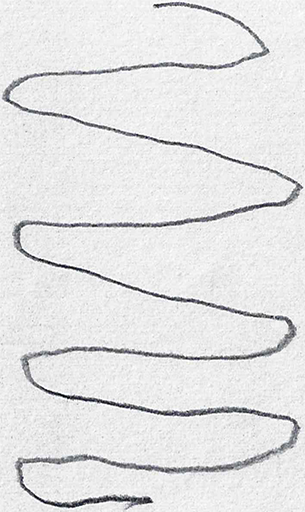
#> input picture data/spiral/Healthy/Healthy1026.png, 305 x 512 px, found by its file name; its folder holds only this picture in this run
$ python 3a_spiral_handcrafted_features.py   (older library calls are emulated)
#> lines starting #> are read from the running program, lines starting #| are printed output that depends on the picture
# scripts/spiral/3a_spiral_handcrafted.py
import os
import cv2
import numpy as np
import pandas as pd
from skimage.feature import graycomatrix, graycoprops

# === Setup paths ===
spiral_dir = "../../data/spiral"
out_path = "../../features/spiral_handcrafted.csv"
os.makedirs("../../features", exist_ok=True)

features, labels, file_names = [], [], []

# === Loop through classes ===
for label_name, label in [("healthy", 0), ("parkinson", 1)]:
    class_dir = os.path.join(spiral_dir, label_name)
    for f in os.listdir(class_dir):
        if not f.lower().endswith((".png", ".jpg", ".jpeg")):
            continue

        path = os.path.join(class_dir, f)
        img = cv2.imread(path, cv2.IMREAD_GRAYSCALE)
#> img: shape (512, 305); min 0, max 255, mean 227.6
        if img is None:
            continue

        # Resize + Normalize
        img = cv2.resize(img, (128, 128))
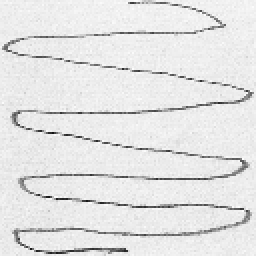
#> img: shape (128, 128) (shown 2 times larger); min 17, max 254, mean 227.5
        img = img.astype(np.float32) / 255.0

        # === 1. Basic statistical features ===
        mean = np.mean(img)
#> mean = 0.892
        std = np.std(img)
#> std = 0.123
        var = np.var(img)
#> var = 0.015
        minv = np.min(img)
#> minv = 0.0667
        maxv = np.max(img)
#> maxv = 0.996

        # === 2. Texture features (GLCM) ===
        glcm = graycomatrix(
            (img * 255).astype(np.uint8),
            distances=[1, 2],
            angles=[0, np.pi / 4, np.pi / 2, 3 * np.pi / 4],
            levels=256,
            symmetric=True,
            normed=True
        )
        contrast = graycoprops(glcm, 'contrast').mean()
#> contrast = 1423.5
        dissimilarity = graycoprops(glcm, 'dissimilarity').mean()
#> dissimilarity = 16.1
        homogeneity = graycoprops(glcm, 'homogeneity').mean()
#> homogeneity = 0.161
        energy = graycoprops(glcm, 'energy').mean()
#> energy = 0.0527
        correlation = graycoprops(glcm, 'correlation').mean()
#> correlation = 0.28

        # === 3. Shape features (Hu Moments) ===
        moments = cv2.moments((img * 255).astype(np.uint8))
#> moments = moments, m00 3727063, centre m10/m00, m01/m00 = (63.62, 62.92)
        hu_moments = cv2.HuMoments(moments).flatten()
#> hu_moments = [0.000732, 2.42e-12, 1.86e-14, 1.82e-14, 1.6e-28, -1.24e-20, -2.95e-28]
        # Log transform for better scaling stability
        hu_moments = -np.sign(hu_moments) * np.log10(np.abs(hu_moments) + 1e-9)
#> hu_moments = [3.14, 9, 9, 9, 9, -9, -9]

        # === 4. Edge features ===
        edges = cv2.Canny((img * 255).astype(np.uint8), 50, 150)
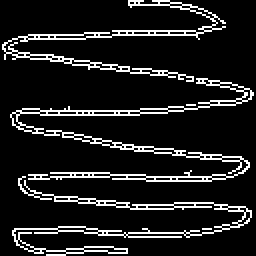
#> edges: shape (128, 128) (shown 2 times larger); 12% white in thin lines or dots
        edge_density = np.mean(edges > 0)
#> edge_density = 0.12

        # Combine all features
        feats = [
            mean, std, var, minv, maxv,
            contrast, dissimilarity, homogeneity, energy, correlation,
            *hu_moments, edge_density
        ]
#> feats = [0.892, 0.123, 0.015, 0.0667, 0.996, 1423.5, 16.1, 0.161, 0.0527, 0.28, 3.14, 9, 9, 9, 9, -9, -9, 0.12]

        features.append(feats)
        labels.append(label)
        file_names.append(f)
#> pass 2 of the loop `for label_name, label in [("healthy", 0), ("parkinson", 1)]:`:
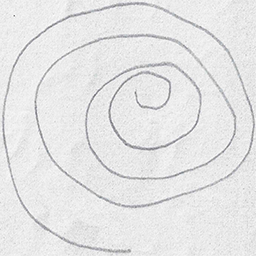
#> input picture data/spiral/Parkinson/Parkinson1022.png, 256 x 256 px, found by its file name
#> `img = cv2.resize(img, (128, 128))`:
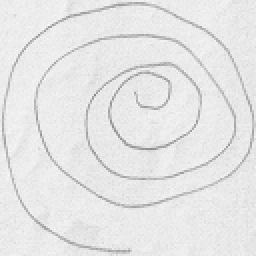
#> img: shape (128, 128) (shown 2 times larger); min 135, max 247, mean 229.6
#> mean = 0.9
#> std = 0.0563
#> var = 0.00317
#> minv = 0.529
#> maxv = 0.969
#> contrast = 277
#> dissimilarity = 8.48
#> homogeneity = 0.208
#> energy = 0.0657
#> correlation = 0.335
#> moments = moments, m00 3761261, centre m10/m00, m01/m00 = (63.37, 63.54)
#> `hu_moments = cv2.HuMoments(moments).flatten()`: hu_moments = [0.000729, 2.41e-12, 1.82e-15, 1.89e-15, 2.73e-30, -2.62e-21, -2.2e-30]
#> `hu_moments = -np.sign(hu_moments) * np.log10(np.abs(hu_moments) + 1e-9)`: hu_moments = [3.14, 9, 9, 9, 9, -9, -9]
#> `edges = cv2.Canny((img * 255).astype(np.uint8), 50, 150)`:
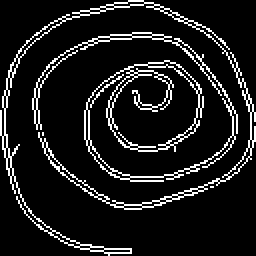
#> edges: shape (128, 128) (shown 2 times larger); 10.8% white in thin lines or dots
#> edge_density = 0.108
#> feats = [0.9, 0.0563, 0.00317, 0.529, 0.969, 277, 8.48, 0.208, 0.0657, 0.335, 3.14, 9, 9, 9, 9, -9, -9, 0.108]

# === Define columns ===
cols = [
    "mean", "std", "var", "min", "max",
    "contrast", "dissimilarity", "homogeneity", "energy", "correlation",
    "hu1", "hu2", "hu3", "hu4", "hu5", "hu6", "hu7",
    "edge_density"
]

# === Save final DataFrame ===
spiral_df = pd.DataFrame(features, columns=cols)
#> spiral_df = table of 2 rows and 18 columns
spiral_df["status"] = labels
spiral_df.to_csv(out_path, index=False)

# Save filenames too (for tracking)
pd.DataFrame({"file": file_names, "status": labels}).to_csv(
    "../../features/spiral_files.csv", index=False
)

print(f" Spiral handcrafted features saved to {out_path}")
print(f" Total features: {len(cols)} | Samples: {spiral_df.shape[0]}")
#|  Total features: 18 | Samples: 2
